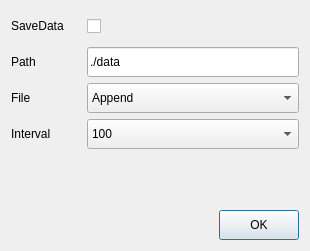
<?xml version="1.0" encoding="UTF-8"?>
<ui version="4.0">
 <class>DataLogDialog</class>
 <widget class="QDialog" name="DataLogDialog">
  <property name="geometry">
   <rect>
    <x>0</x>
    <y>0</y>
    <width>310</width>
    <height>251</height>
   </rect>
  </property>
  <property name="minimumSize">
   <size>
    <width>310</width>
    <height>251</height>
   </size>
  </property>
  <property name="maximumSize">
   <size>
    <width>310</width>
    <height>251</height>
   </size>
  </property>
  <property name="windowTitle">
   <string>DataLog</string>
  </property>
  <layout class="QGridLayout" name="gridLayout_2" rowstretch="9,2,1">
   <item row="2" column="0">
    <layout class="QHBoxLayout" name="horizontalLayout">
     <item>
      <spacer name="horizontalSpacer">
       <property name="orientation">
        <enum>Qt::Horizontal</enum>
       </property>
       <property name="sizeHint" stdset="0">
        <size>
         <width>40</width>
         <height>20</height>
        </size>
       </property>
      </spacer>
     </item>
     <item>
      <widget class="QPushButton" name="ok_btn">
       <property name="minimumSize">
        <size>
         <width>66</width>
         <height>30</height>
        </size>
       </property>
       <property name="text">
        <string>OK</string>
       </property>
      </widget>
     </item>
    </layout>
   </item>
   <item row="0" column="0">
    <layout class="QGridLayout" name="gridLayout">
     <item row="0" column="0">
      <widget class="QLabel" name="label_4">
       <property name="minimumSize">
        <size>
         <width>70</width>
         <height>30</height>
        </size>
       </property>
       <property name="text">
        <string>SaveData</string>
       </property>
      </widget>
     </item>
     <item row="0" column="1">
      <widget class="QCheckBox" name="save_chkb">
       <property name="minimumSize">
        <size>
         <width>0</width>
         <height>30</height>
        </size>
       </property>
       <property name="text">
        <string/>
       </property>
      </widget>
     </item>
     <item row="1" column="0">
      <widget class="QLabel" name="label">
       <property name="minimumSize">
        <size>
         <width>70</width>
         <height>30</height>
        </size>
       </property>
       <property name="text">
        <string>Path</string>
       </property>
      </widget>
     </item>
     <item row="1" column="1">
      <widget class="QLineEdit" name="filePath_le">
       <property name="minimumSize">
        <size>
         <width>0</width>
         <height>30</height>
        </size>
       </property>
       <property name="text">
        <string>./data</string>
       </property>
      </widget>
     </item>
     <item row="2" column="0">
      <widget class="QLabel" name="label_2">
       <property name="minimumSize">
        <size>
         <width>0</width>
         <height>30</height>
        </size>
       </property>
       <property name="text">
        <string>File</string>
       </property>
      </widget>
     </item>
     <item row="2" column="1">
      <widget class="QComboBox" name="fileOperate_cb">
       <property name="minimumSize">
        <size>
         <width>0</width>
         <height>30</height>
        </size>
       </property>
       <item>
        <property name="text">
         <string>Append</string>
        </property>
       </item>
       <item>
        <property name="text">
         <string>OverWrite</string>
        </property>
       </item>
       <item>
        <property name="text">
         <string>New</string>
        </property>
       </item>
      </widget>
     </item>
     <item row="3" column="0">
      <widget class="QLabel" name="label_3">
       <property name="minimumSize">
        <size>
         <width>0</width>
         <height>30</height>
        </size>
       </property>
       <property name="text">
        <string>Interval</string>
       </property>
      </widget>
     </item>
     <item row="3" column="1">
      <widget class="QComboBox" name="interval_cb">
       <property name="minimumSize">
        <size>
         <width>0</width>
         <height>30</height>
        </size>
       </property>
       <item>
        <property name="text">
         <string>100</string>
        </property>
       </item>
       <item>
        <property name="text">
         <string>250</string>
        </property>
       </item>
       <item>
        <property name="text">
         <string>500</string>
        </property>
       </item>
       <item>
        <property name="text">
         <string>1000</string>
        </property>
       </item>
       <item>
        <property name="text">
         <string>2000</string>
        </property>
       </item>
      </widget>
     </item>
    </layout>
   </item>
   <item row="1" column="0">
    <spacer name="verticalSpacer">
     <property name="orientation">
      <enum>Qt::Vertical</enum>
     </property>
     <property name="sizeType">
      <enum>QSizePolicy::Expanding</enum>
     </property>
     <property name="sizeHint" stdset="0">
      <size>
       <width>20</width>
       <height>40</height>
      </size>
     </property>
    </spacer>
   </item>
  </layout>
 </widget>
 <resources/>
 <connections/>
</ui>
